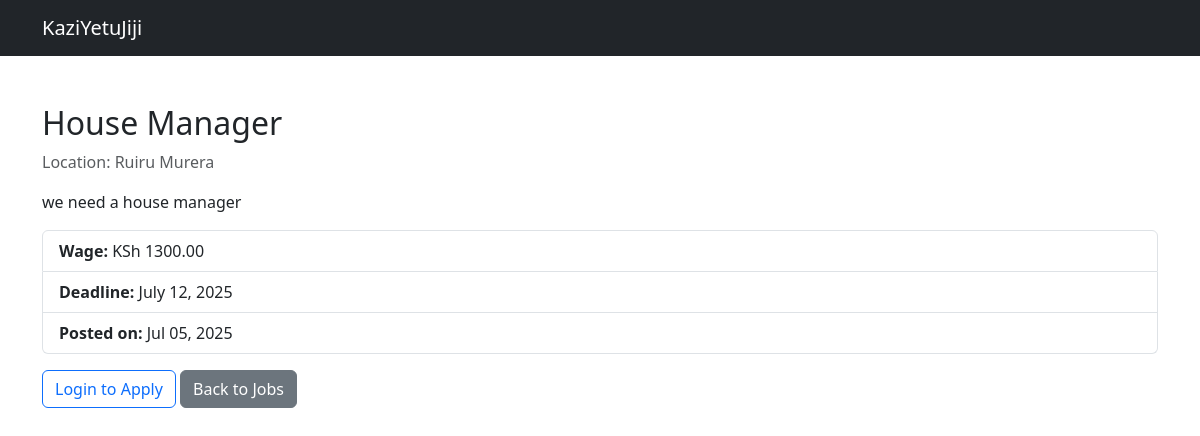
The app's page /job/3/ with its own data.
### core/models.py (models this page shows, shortened)
class Job(models.Model):
    employer = models.ForeignKey(User, on_delete=models.CASCADE)
    title = models.CharField(max_length=200)
    description = models.TextField()
    location = models.CharField(max_length=100)
    wage = models.DecimalField(max_digits=8, decimal_places=2)
    deadline = models.DateField()
    created_at = models.DateTimeField(auto_now_add=True)

### core/views.py (the view)
# urls.py: path('job/<int:job_id>/', views.job_detail, name='job_detail'),
def job_detail(request, job_id):
    job = get_object_or_404(Job, id=job_id)
    return render(request, 'job_detail.html', {'job': job})

### templates/job_detail.html (shortened to what this page needs)
{% load static %}
<!DOCTYPE html>
<html lang="en">
<head>
    <link rel="stylesheet" href="{% static 'core/css/bootstrap.min.css' %}">
</head>
<body>
<nav class="navbar navbar-dark bg-dark navbar-expand-lg">
    <div class="container">
        <a class="navbar-brand" href="{% url 'home' %}">KaziYetuJiji</a>
    </div>
</nav>
<div class="container mt-5">
    <h2>{{ job.title }}</h2>
    <p class="text-muted">Location: {{ job.location }}</p>
    <p>{{ job.description }}</p>
    <ul class="list-group mb-3">
        <li class="list-group-item"><strong>Wage:</strong> KSh {{ job.wage }}</li>
        <li class="list-group-item"><strong>Deadline:</strong> {{ job.deadline }}</li>
        <li class="list-group-item"><strong>Posted on:</strong> {{ job.created_at|date:"M d, Y" }}</li>
    </ul>
    {% if user.is_authenticated %}
        <a href="{% url 'apply_to_job' job.id %}" class="btn btn-success">Apply Now</a>
    {% else %}
        <a href="{% url 'login' %}?next={% url 'job_detail' job.id %}" class="btn btn-outline-primary">Login to Apply</a>
    {% endif %}
    <a href="{% url 'home' %}" class="btn btn-secondary">Back to Jobs</a>
</div>
</body>
</html>

### records on screen
Job: title "House Manager", location "Ruiru Murera", description "we need a house manager", wage "1300.00", deadline "July 12, 2025", created_at "Jul 05, 2025"
